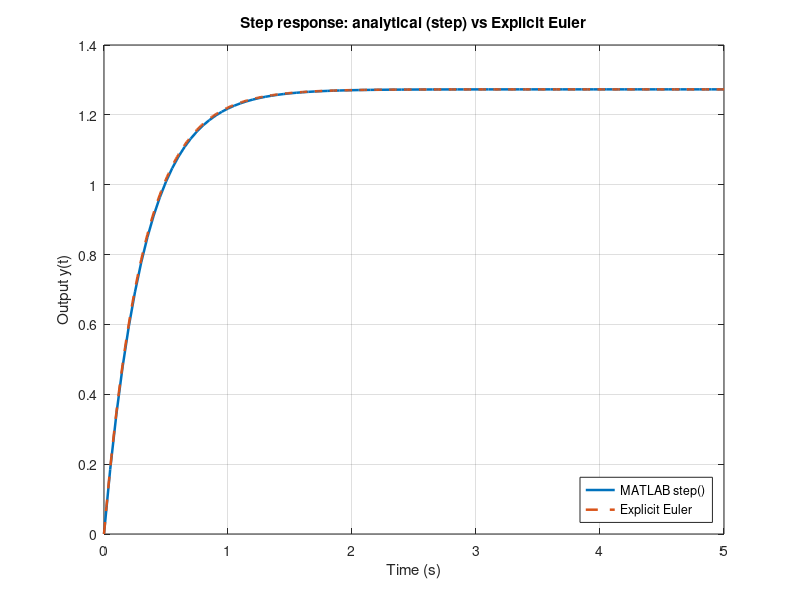

MATLAB code to generate this figure: (Note: this script raises an error after producing the figure.)
%% KON 307E - Project 2
%% QUESTION 3: First-Order System Response and Controller/Filter Tasks
% Output files:
%   Q3_step_vs_euler.png
%   Q3_nyquist.png
%   Q3_noise_filter.png

clear; clc; close all;

%% ------------------------------------------------------------
%% (Given/identified) First-order system parameters
s   = tf('s');
K   = 1.273;
tau = 0.318;

% Transfer function
G = K/(tau*s + 1);

fprintf('Q3: G(s) = %.4f / (%.4f s + 1)\n', K, tau);

%% ------------------------------------------------------------
%% 3.1 (Reference) Analytical time response for step input
% For unit step input u(t)=1: y(t)=K(1-exp(-t/tau))
% This part is mainly for completeness & checking.

t_ana = 0:0.001:5;
y_ana = K*(1 - exp(-t_ana/tau));

y_final = K;
t_63 = tau;  % time constant property

fprintf('Steady-state value (unit step) y(∞) = K = %.4f\n', y_final);
fprintf('Time constant tau = %.4f s (y(tau)=0.632*K)\n', t_63);

%% ------------------------------------------------------------
%% 3.2 Step response comparison: MATLAB step() vs Explicit Euler
% MATLAB built-in step response
[y_step, t_step] = step(G, 5);

% Explicit Euler on state form: dy/dt = (-y + K)/tau  for unit step input
h = 0.01;
t = 0:h:5;
y = zeros(size(t));
for k = 1:length(t)-1
    y(k+1) = y(k) + h*((-y(k) + K)/tau);
end

fig32 = figure('Color','w');
plot(t_step, y_step, 'LineWidth', 1.8); hold on;
plot(t, y, '--', 'LineWidth', 1.8);
grid on;
title('Step response: analytical (step) vs Explicit Euler');
xlabel('Time (s)'); ylabel('Output y(t)');
legend('MATLAB step()', 'Explicit Euler', 'Location', 'southeast');

ax = gca;
ax.FontSize = 12;
ax.LineWidth = 1;
ax.XColor = 'k'; ax.YColor = 'k';

exportgraphics(fig32, 'Q3_step_vs_euler.png', 'Resolution', 300);

%% ------------------------------------------------------------
%% 3.3 Nyquist plot for open-loop L(s) = k G(s), k=1
k_gain = 1;
L = k_gain*G;

fig33 = figure('Color','w');
nyquist(L);
grid on;
title('Nyquist plot of L(s)=kG(s), k=1');
xlabel('Real Axis'); ylabel('Imaginary Axis');



exportgraphics(fig33, 'Q3_nyquist.png', 'Resolution', 300);

%% ------------------------------------------------------------
%% 3.4 Filter design to attenuate 100 Hz noise by factor of 10
% Noise: n(t)=A*sin(2*pi*f*t), f=100 Hz
% First-order LPF: F(s)=1/(T s + 1)
% Magnitude: |F(jw)| = 1/sqrt(1+(wT)^2)
% Requirement: |F(jw_n)| = 0.1  at w_n=2*pi*100
% => 1/sqrt(1+(wT)^2)=0.1  -> 1+(wT)^2=100 -> wT=sqrt(99) -> T=sqrt(99)/w

A = 0.25;
f = 100;
w = 2*pi*f;

T = sqrt(99)/w;         % theoretical value
F = tf(1, [T 1]);        % low-pass filter

fprintf('Designed LPF: F(s)=1/(T s + 1),  T = %.6f s\n', T);

% verify magnitude at 100 Hz
mag_100 = abs(freqresp(F, w));  % |F(jw)|
fprintf('|F(jw)| at 100 Hz = %.4f (target 0.1)\n', mag_100);

% simulate filtering in time domain (use long enough time for steady-state)
dt = 1e-4;
t_end = 2;
t_noise = 0:dt:t_end;

noise = A*sin(w*t_noise);
filtered = lsim(F, noise, t_noise);

% show a steady-state window for clean view
t0 = 1.95;  t1 = 2.00;
idx = (t_noise >= t0) & (t_noise <= t1);

figure('Color','w');
plot(t_noise(idx), noise(idx), 'LineWidth', 1.6); hold on;
plot(t_noise(idx), filtered(idx), '--', 'LineWidth', 1.8);
grid on;
title('Noise attenuation at 100 Hz (steady-state window)');
xlabel('Time (s)'); ylabel('Amplitude');
legend('Before filter', 'After filter', 'Location', 'northeast');

ax = gca;
ax.FontSize = 12;
ax.LineWidth = 1;
ax.XColor = 'k'; ax.YColor = 'k';

exportgraphics(gcf, 'Q3_noise_filter.png', 'Resolution', 300);

% Optional: steady-state attenuation estimation from last window (rough)
A_before = (max(noise(idx)) - min(noise(idx)))/2;
A_after  = (max(filtered(idx)) - min(filtered(idx)))/2;
att_ss = A_after / A_before;

fprintf('Steady-state amplitude before = %.4f\n', A_before);
fprintf('Steady-state amplitude after  = %.4f\n', A_after);
fprintf('Estimated attenuation ratio (after/before) = %.4f\n', att_ss);

%% ------------------------------------------------------------
disp('Done. Exported: Q3_step_vs_euler.png, Q3_nyquist.png, Q3_noise_filter.png');
